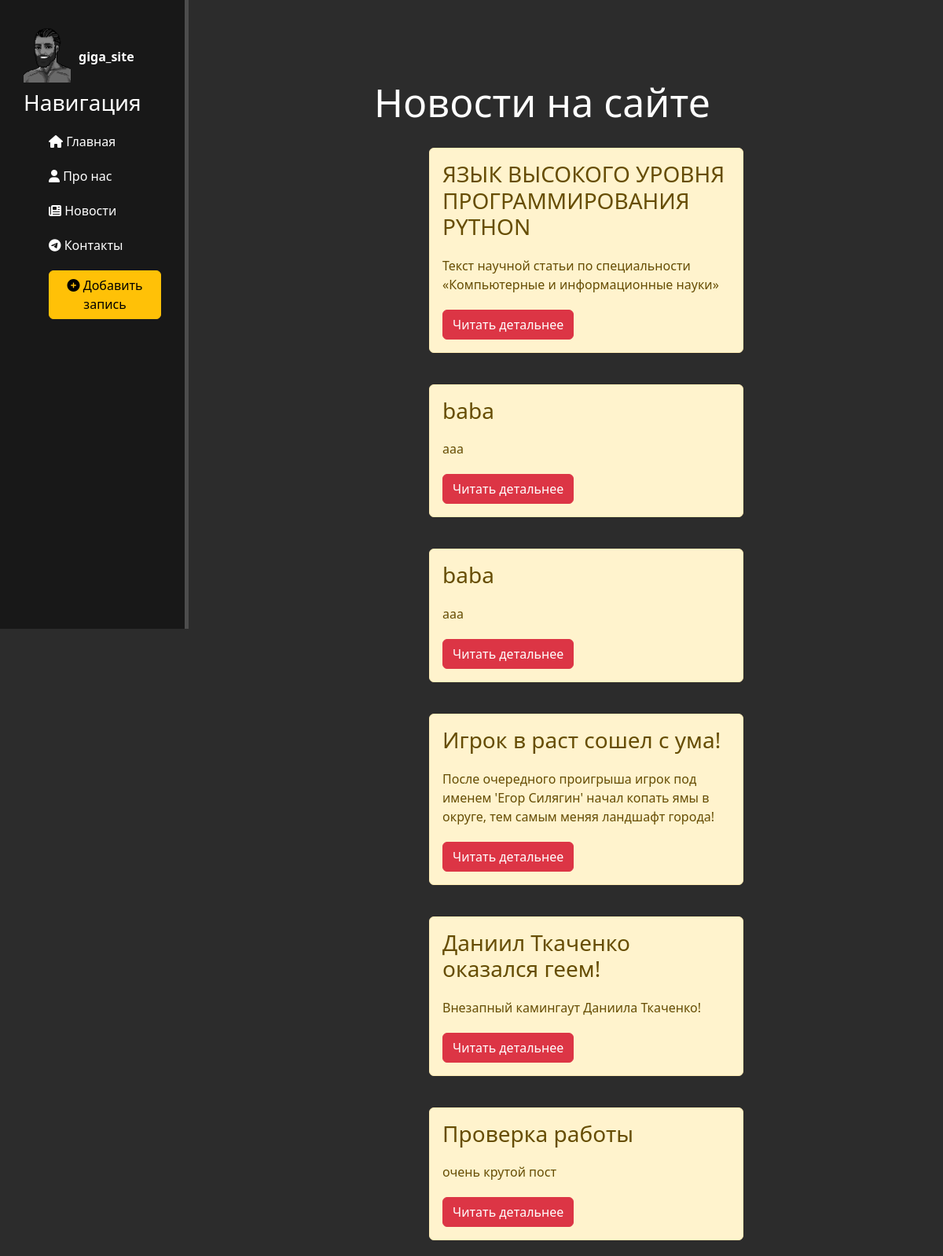
Before: /news/ with the older database file.
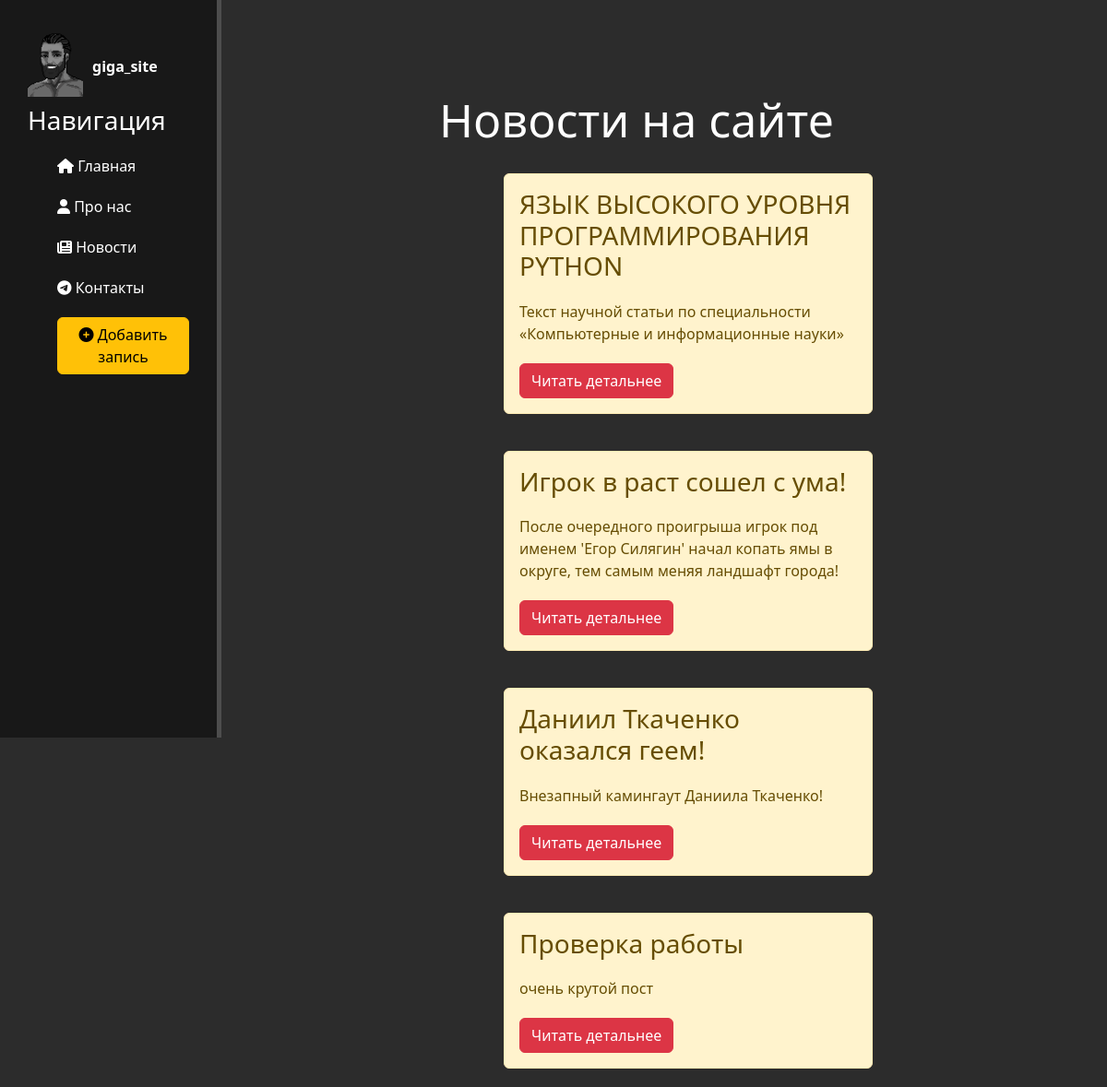
After: the same page with the newer database file.
### news/models.py (models this page shows, shortened)
class Articles(models.Model):
    title = models.CharField('Название', max_length=50)
    anons = models.CharField('Анонс', max_length=250)
    full_text = models.TextField('Статья')
    date = models.DateTimeField("Дата публикации")
    class Meta:
        verbose_name = 'Новость'
        verbose_name_plural = 'Новости'

### news/views.py (the view)
# urls.py: path('', views.news_home, name='news_home'),
def news_home(request):
    news = Articles.objects.order_by('-date')
    return render(request, 'news/news_home.html', {'news': news})

### news/templates/news/news_home.html (shortened to what this page needs)
{% extends 'main/layout.html' %}
{% block content %}
    <div class='features'>
        <h1>Новости на сайте</h1>
        {% if news %}
            {% for el in news %}
                <div class='alert alert-warning'>
                    <h3>{{ el.title }}</h3>
                    <p>{{ el.anons }}</p>
                    <a href="{% url 'news-detail' el.id %}" class="btn btn-danger">Читать детальнее</a>
                </div>
            {% endfor %}
        {% else %}
            <p>У вас нет записей!</p>
        {% endif %}
    </div>
{% endblock %}

Changed rows visible on the page:
removed Articles: title "baba", anons "aaa"
removed Articles: title "baba", anons "aaa"
